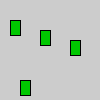
Frame 1 (no input)
Frame 60 (the mouse pressed at the canvas centre just before this capture): identical to frame 1, image omitted
Frame 120 (the mouse held since frame 60 and released just before this capture): identical to frame 1, image omitted

The Processing sketch that drew this single still picture (run headless with seeded random() and noise(); from frame 60 on, the mouse is pressed at the canvas centre):

// Processing sketch: sketch_230513a
// ── sketch_230513a.pde
//line(30, 50, 80, 70);
//rect(40, 30, 10, 15);
//fill(0, 200, 0);
//rect(40, 30, 10, 15);

int add(int p, int q) {
    return p + q;
}

void drawBox() {
    fill(0, 200, 0);      // set interior colour to a shade of green
    rect(40, 30, 10, 15); // draw rectangle
}
void drawBox2(int a, int b) {
    fill(0, 200, 0);      // set interior colour to a shade of green
    rect(a, b, 10, 15);   // draw rectangle
}



void draw() {
    drawBox();
}

void setup() {
    drawBox2(10, 20);
    drawBox2(70, 40);
    drawBox2(20, 80);
    println(add(3, 4));
}
